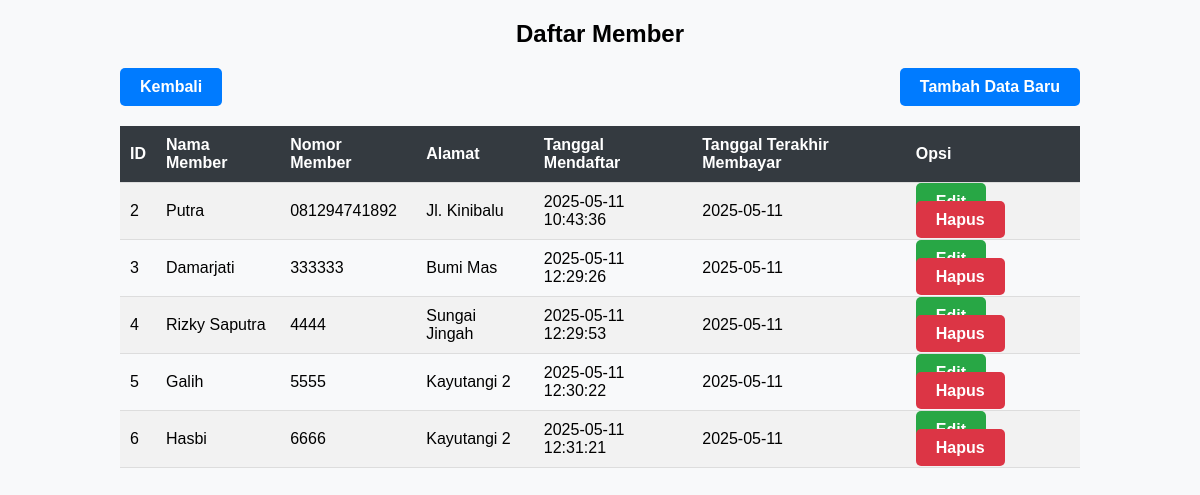
The page /Member.php on the database its author committed.
### tables this page shows
CREATE TABLE `member` (
  `id_member` int(11) NOT NULL,
  `nama_member` varchar(250) NOT NULL,
  `nomor_member` varchar(15) NOT NULL,
  `alamat` text NOT NULL,
  `tgl_mendaftar` datetime DEFAULT current_timestamp(),
  `tgl_terakhir_membayar` date DEFAULT curdate()
);

### Model.php (called while the page is built, shortened)
<?php
require 'Koneksi.php';
function getAllData($table) {
    global $conn;
    $sql = "SELECT * FROM $table";
    return $conn->query($sql)->fetchAll(PDO::FETCH_ASSOC);
}
?>

### Member.php (the view, shortened to what this page needs)
<?php
require 'Model.php';
$members = getAllData('member');
?>
<!DOCTYPE html>
<html>
<head>
    <link rel="stylesheet" href="style.css">
</head>
<body>
    <h2>Daftar Member</h2>
    <a href="index.php" class="btn btn-primary" style="float: left; margin-left: 10%; margin-bottom: 20px;">Kembali</a>
    <a href="FormMember.php" class="btn btn-primary" style="float: right; margin-right: 10%; margin-bottom: 20px;">Tambah Data Baru</a>
    <table>
        <tr>
            <th>ID</th>
            <th>Nama Member</th>
            <th>Nomor Member</th>
            <th>Alamat</th>
            <th>Tanggal Mendaftar</th>
            <th>Tanggal Terakhir Membayar</th>
            <th>Opsi</th>
        </tr>
        <?php foreach ($members as $member): ?>
        <tr>
            <td><?= $member['id_member'] ?></td>
            <td><?= $member['nama_member'] ?></td>
            <td><?= $member['nomor_member'] ?></td>
            <td><?= $member['alamat'] ?></td>
            <td><?= $member['tgl_mendaftar'] ?></td>
            <td><?= $member['tgl_terakhir_membayar'] ?></td>
            <td>
                <a href="FormMember.php?id=<?= $member['id_member'] ?>" class="btn btn-success">Edit</a>
                <a href="deleteMember.php?id=<?= $member['id_member'] ?>" class="btn btn-danger" onclick="return confirm('Yakin ingin menghapus?')">Hapus</a>
            </td>
        </tr>
        <?php endforeach; ?>
    </table>
</body>
</html>

### style.css (style rules this page uses)
body { font-family: Arial, sans-serif; background-color: #f8f9fa; margin: 0; padding: 0; }
h2 { text-align: center; margin-top: 20px; }
button, a.btn { padding: 10px 20px; text-decoration: none; border-radius: 5px; font-weight: bold; }
.btn-primary { background-color: #007bff; color: #fff; border: none; }
.btn-success { background-color: #28a745; color: #fff; }
.btn-danger { background-color: #dc3545; color: #fff; }
table { width: 80%; margin: 20px auto; border-collapse: collapse; }
table th, table td { padding: 10px; text-align: left; border-bottom: 1px solid #ddd; }
table th { background-color: #343a40; color: #fff; }
table tr:nth-child(even) { background-color: #f2f2f2; }

### rows shown on the page
member: id_member "2", nama_member "Putra", nomor_member "081294741892", alamat "Jl. Kinibalu", tgl_mendaftar "2025-05-11 10:43:36", tgl_terakhir_membayar "2025-05-11"
member: id_member "3", nama_member "Damarjati", nomor_member "333333", alamat "Bumi Mas", tgl_mendaftar "2025-05-11 12:29:26", tgl_terakhir_membayar "2025-05-11"
member: id_member "4", nama_member "Rizky Saputra", nomor_member "4444", alamat "Sungai Jingah", tgl_mendaftar "2025-05-11 12:29:53", tgl_terakhir_membayar "2025-05-11"
member: id_member "5", nama_member "Galih", nomor_member "5555", alamat "Kayutangi 2", tgl_mendaftar "2025-05-11 12:30:22", tgl_terakhir_membayar "2025-05-11"
member: id_member "6", nama_member "Hasbi", nomor_member "6666", alamat "Kayutangi 2", tgl_mendaftar "2025-05-11 12:31:21", tgl_terakhir_membayar "2025-05-11"
